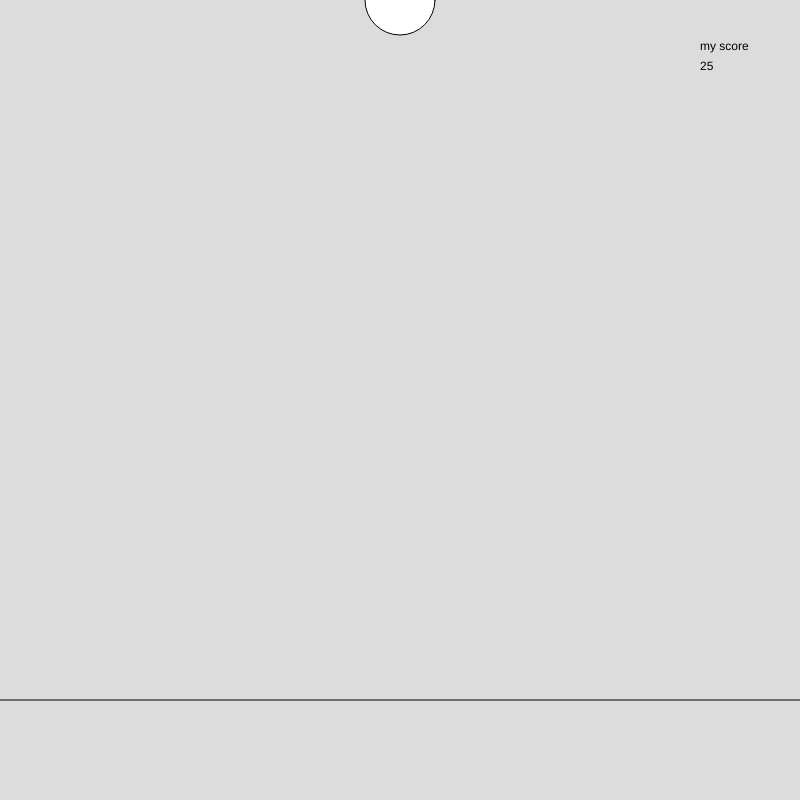
Frame 1 (no input)
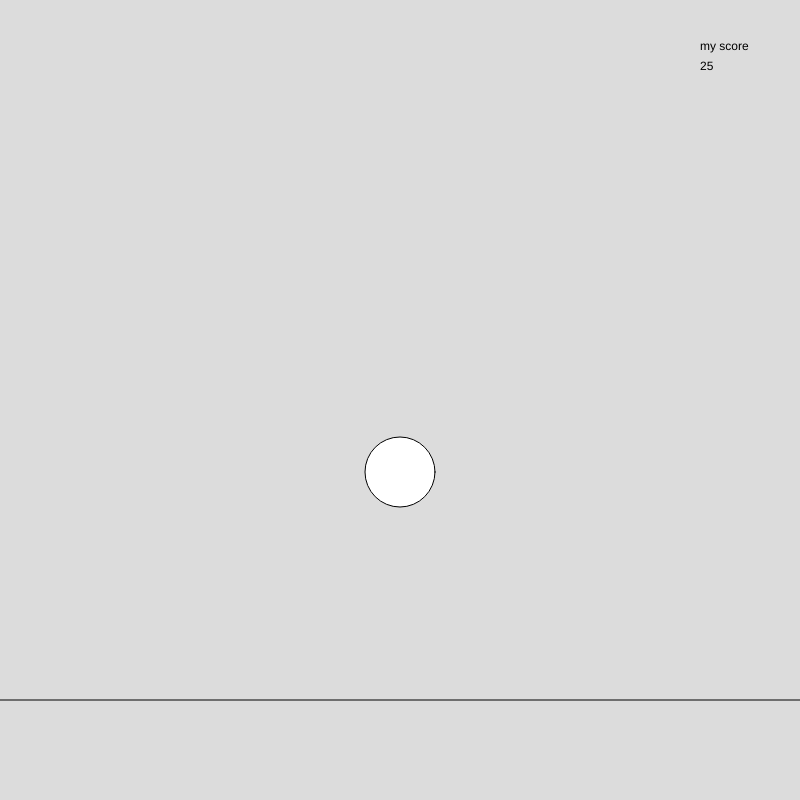
Frame 60 (no input)
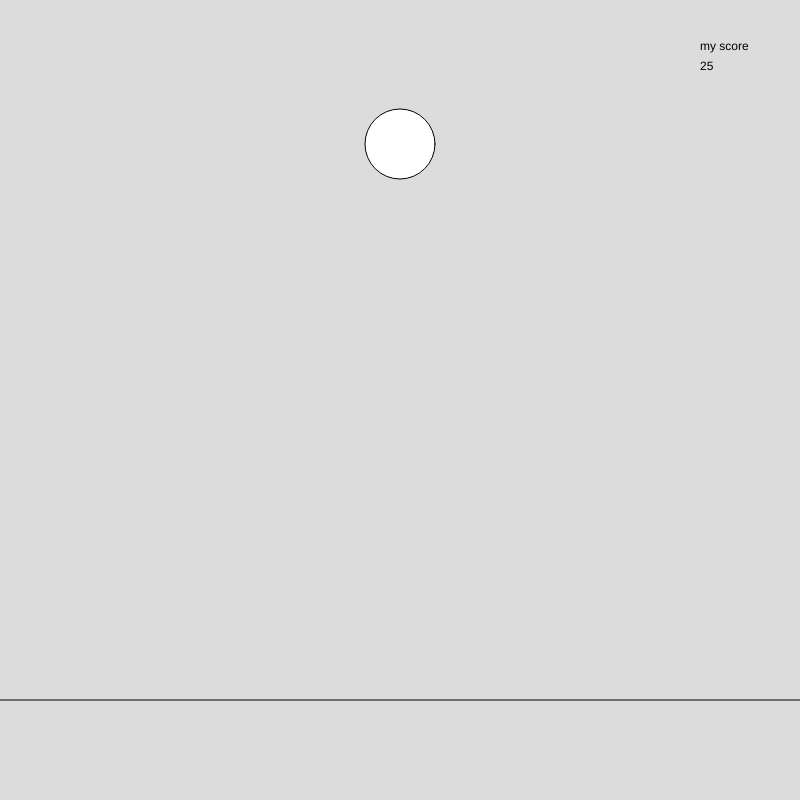
Frame 120 (the mouse pressed at the canvas centre since frame 60)

The p5.js sketch that drew these frames (run headless with seeded random() and noise() and a simulated clock; from frame 60 on, the mouse is pressed at the canvas centre):

// p5.js sketch
// ── sketch.js
function setup() {
  createCanvas(800, 800);
}
var sby=0
var dby=0
var score=25 
function draw() {
  background(220);
  ellipse(400, sby, 70)
  line (0, 700, 800, 700)
sby= sby+8
  if (sby > 800){
 sby=0
ellipse(600,dby,80)
 dby= sby+7
  }
  
  text ('my score', 700,50)
  text ( score, 700, 70)
  
  
}


function keyPressed(){
 if ( key =='d' && dby > 700) 
  score=score + 25
}
 
